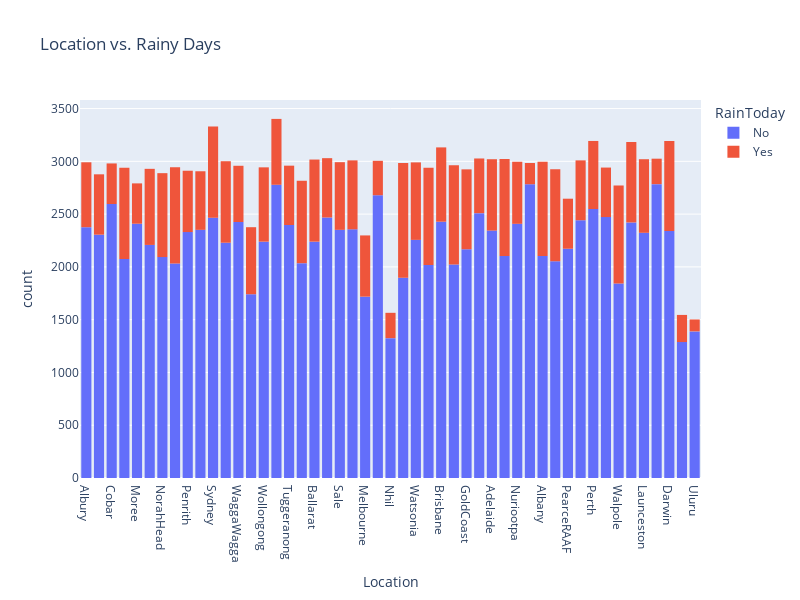

Notebook cell for this chart:
### Code cell
fig =px.histogram(raw_df, x='Location', title='Location vs. Rainy Days', color='RainToday')
fig.update_layout(width=800,height=600)
fig.show()

### Figure 1 — Plotly figure (JSON) as saved in the notebook; plotly's stock layout.template omitted (floating-point values rounded to 4 significant figures; data arrays with more than 128 entries replaced by an {"elided": "..."} marker saying what was removed)
{"data": [{"alignmentgroup": "True", "bingroup": "x", "hovertemplate": "RainToday=No<br>Location=%{x}<br>count=%{y}<extra></extra>", "legendgroup": "No", "marker": {"color": "#636efa", "pattern": {"shape": ""}}, "name": "No", "offsetgroup": "No", "orientation": "v", "showlegend": true, "type": "histogram", "x": {"elided": "109332 str values"}, "xaxis": "x", "yaxis": "y"}, {"alignmentgroup": "True", "bingroup": "x", "hovertemplate": "RainToday=Yes<br>Location=%{x}<br>count=%{y}<extra></extra>", "legendgroup": "Yes", "marker": {"color": "#EF553B", "pattern": {"shape": ""}}, "name": "Yes", "offsetgroup": "Yes", "orientation": "v", "showlegend": true, "type": "histogram", "x": {"elided": "31455 str values"}, "xaxis": "x", "yaxis": "y"}], "layout": {"barmode": "relative", "height": 600, "legend": {"title": {"text": "RainToday"}, "tracegroupgap": 0}, "title": {"text": "Location vs. Rainy Days"}, "width": 800, "xaxis": {"anchor": "y", "domain": [0, 1], "title": {"text": "Location"}}, "yaxis": {"anchor": "x", "domain": [0, 1], "title": {"text": "count"}}}}
